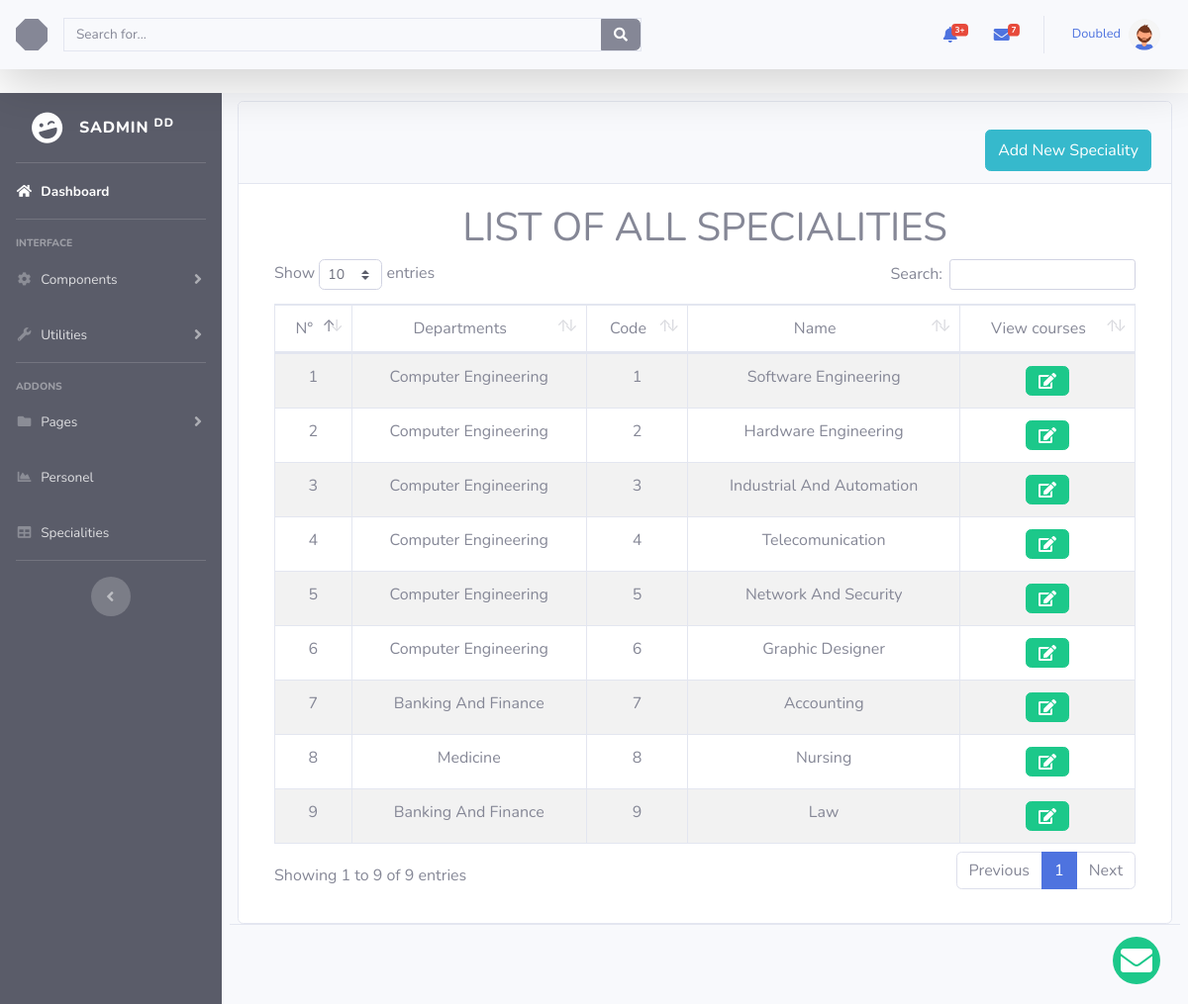
The page /SADMIN_GUI_1.0/display_speciality_list.php (signed in) on the database its author committed.
### tables this page shows
CREATE TABLE `specialities` (
  `speciality_id` int(11) NOT NULL,
  `speciality_name` varchar(30) NOT NULL,
  `department_id` int(11) NOT NULL
);

CREATE TABLE `departments` (
  `department_id` int(11) NOT NULL,
  `department_name` varchar(60) NOT NULL
);

### SADMIN_GUI_1.0/Add_speciality/SA_view.php (the view, shortened to what this page needs)
<div class="card mx-2" id="content">
    <div class="card-title ">
        <div class="card-header d-sm-flex d-md-flex justify-content-between">
            <div class=" "><button type="button" class="btn btn-info col py-2 mt-3" data-backdrop="static" data-toggle="modal" data-target="#Add_speciality">Add New Speciality </button>
            </div>
        </div>
        <div class="card-body d-sm-flex-column">
            <div class="text-center ">
                <h3 class="text-responsive">LIST OF ALL SPECIALITIES</h3>
            </div>
            <div class="scrollable px-3" id="">
                <table class="table table-striped table-bordered" id="dataTable" width="100%" cellspacing="0">
                    <thead>
                        <tr>
                            <td class="text-center">N°</td>
                            <td class="text-center">Departments</td>
                            <td class="text-center">Code</td>
                            <td class="text-center">Name</td>
                            <td class="text-center">View courses </td>
                        </tr>
                    </thead>
                    <tbody>
                        <?php
                        global $con;
                        $i = 1;
                        $query = "SELECT department_name,speciality_id,speciality_name from departments,specialities WHERE specialities.department_id = departments.department_id";
                        $result = mysqli_query($con, $query);
                        while ($row = mysqli_fetch_assoc($result)) {
                            echo '<tr>
                                <td class="text-center">' . $i . '</td>
                                <td class="text-center">' . ucwords($row['department_name']) . '</td>
                                <td class="text-center">' . $row['speciality_id'] . '</td>
                                <td class="text-center">' . ucwords($row['speciality_name']) . '</td>
                                <td class="text-center"><button class="btn btn-success " id="btn_update"><span class ="fa fa-edit"></span></button></td>
                            </tr>';
                            $i = $i + 1;
                        }
                        ?>
                    </tbody>
                </table>
            </div>
        </div>
    </div>
</div>

### SADMIN_GUI_1.0/css/text-style.css (style rules this page uses)
@media screen and (min-width: 230px) { .text-responsive { font-size: 24px; } }
@media screen and (min-width: 713px) { .text-responsive { font-size: 30px; } }
@media screen and (min-width: 879px) { .text-responsive { font-size: 40px; } }
.scrollable { width: 100%; overflow-x:scroll; }

### rows shown on the page
specialities: department.department_name "Computer Engineering", speciality_id "1", speciality_name "Software Engineering"
specialities: department.department_name "Computer Engineering", speciality_id "2", speciality_name "Hardware Engineering"
specialities: department.department_name "Computer Engineering", speciality_id "3", speciality_name "Industrial And Automation"
specialities: department.department_name "Computer Engineering", speciality_id "4", speciality_name "Telecomunication"
specialities: department.department_name "Computer Engineering", speciality_id "5", speciality_name "Network And Security"
specialities: department.department_name "Computer Engineering", speciality_id "6", speciality_name "Graphic Designer"
specialities: department.department_name "Banking And Finance", speciality_id "7", speciality_name "Accounting"
specialities: department.department_name "Medicine", speciality_id "8", speciality_name "Nursing"
specialities: department.department_name "Banking And Finance", speciality_id "9", speciality_name "Law"

### other values the page prints
$_SESSION['sauname'] "Doubled"
